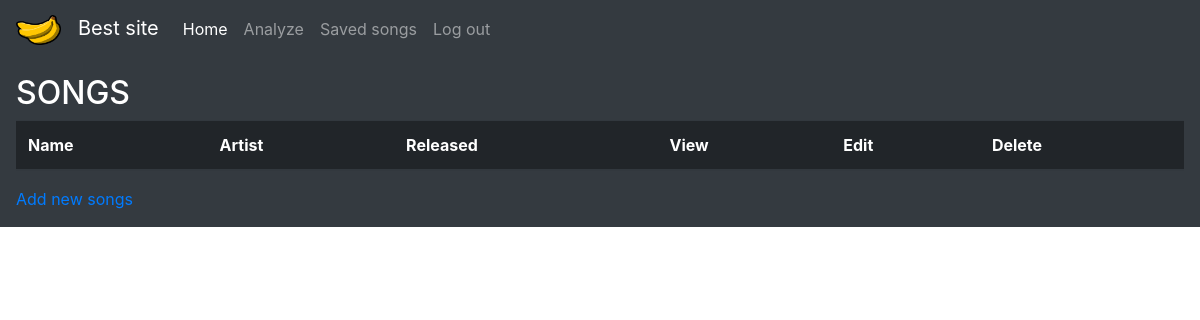
The page /ohjelma/songs/ (signed in) on the database as committed earlier.
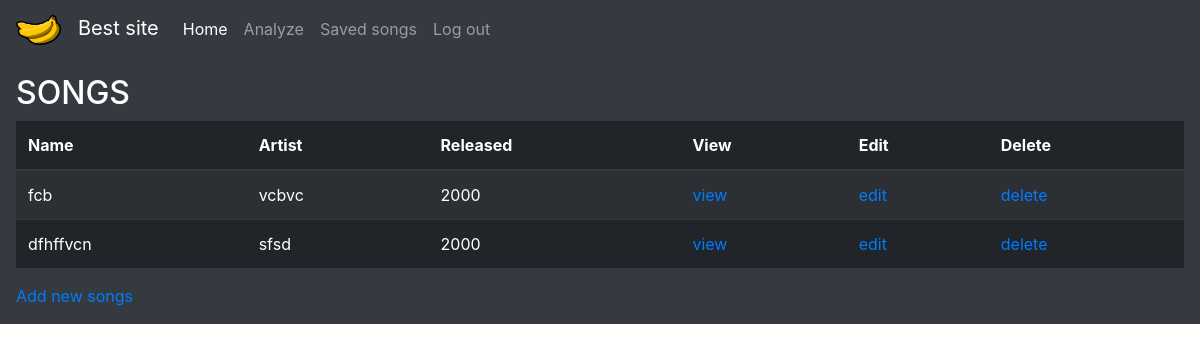
The same page on the database as committed later.
### ohjelma/models.py (models this page shows, shortened)
class Song(models.Model):
    song_name = models.CharField(max_length=200)
    song_artist = models.CharField(max_length = 200)
    release_year = models.IntegerField(default=2000)

### ohjelma/views.py (the view)
# urls.py: path('songs/', views.SongList.as_view(), name = 'song_list'),
class SongList(ListView):
    model = Song

### ohjelma/templates/ohjelma/song_list.html (shortened to what this page needs)
{% extends 'base.html' %}
{% block content %}
<h2>SONGS</h2>
<table class = "table table-striped table-dark">
<thead>
    <tr>
    <th scope="col">Name</th>
    <th scope="col">Artist</th>
    <th scope="col">Released</th>
    <th scope="col">View</th>
    <th scope="col">Edit</th>
    <th scope="col">Delete</th>
    </tr>
</thead>
<tbody>
    {% for song in object_list %}
    <tr>
    <td>{{ song.song_name }}</td>
    <td>{{ song.song_artist }}</td>
    <td>{{ song.release_year }}</td>
    <td><a href="{% url "song_view" song.id %}">view</a></td>
    <td><a href="{% url "song_edit" song.id %}">edit</a></td>
    <td><a href="{% url "song_delete" song.id %}">delete</a></td>
    </tr>
    {% endfor %}
</tbody>
</table>
<a href="{% url "song_new" %}">Add new songs</a>
{% endblock %}

Rows that differ between the two databases and show on the page:
added Song: song_name "fcb", song_artist "vcbvc", release_year "2000"
added Song: song_name "dfhffvcn", song_artist "sfsd", release_year "2000"
